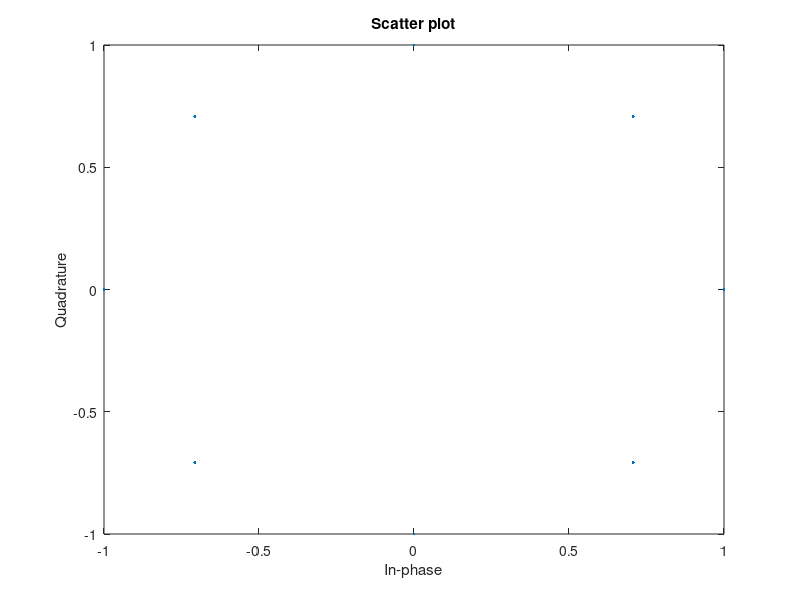

The MATLAB script that drew this image: (Note: this script raises an error after producing the figure.)
clc
clear all
close all

Fs = 80e6;
Fc = 10e6; %carrier freq
Fs = 1e6;   % Fs =  1 MHz
Fc = 10*Fs; % Fc = 10 MHz

M = 8;
% data_t = [1 5 2 4 0 7 7 0 7 1 2 4 7 6 0 4 4 3 7 1];
data_t = randi([0 M-1],1e3,1); %symbol rate 1e3
% data_t = randi([0 M-1],10e3,1); %symbol rate 1e3

T = 30; 
data_t = kron(data_t, ones(T,1));

phz = 0;
Rbb_t = pskmod(data_t,M,0, 'bin');

Ibb_t = real(Rbb_t); %in-phase
Qbb_t = imag(Rbb_t);

scatterplot(Rbb_t)
% return
% figure(1)
% plot(data_t)
% title('data')
% xlabel('t')
% ylabel('Amplitude')
% figure(2)
% plot(Ibb_t)
% title('In- Phase')
% xlabel('t')
% ylabel('Amplitude')
% figure(3)
% plot(Qbb_t)
% title('Quadrature')
% xlabel('t')
% ylabel('Amplitude')
% 
% figure(4)
% scatterplot(Rbb_t,[],[],'b*')
% title('Constellation diagram')
% axis([-2 2 -2 2])
% 


close all
figure(5)
pwelch(data_t,[],[],[],Fs,'centered')




% hold on

txfilter = comm.RaisedCosineTransmitFilter('OutputSamplesPerSymbol', 1);
filteredData_I = txfilter(Ibb_t);
filteredData_Q = txfilter(Qbb_t);
IQ_bb = filteredData_I + 1j.*filteredData_Q;

scatterplot(IQ_bb)

figure(7)
pwelch(IQ_bb,[],[],[],Fs,'centered')

% return
t = linspace(0, 1/Fc, length(IQ_bb))';
n = 0:length(t)-1;
n = n';
RF_out = real(IQ_bb.*exp(1j*2*pi*Fc/Fs.*n));
figure(8)
pwelch(RF_out,[],[],[],Fs, 'centered')
figure(9)
pwelch(filteredData_I,[],[],[],Fs, 'centered')
figure(10)
pwelch(filteredData_I,[],[],[],Fs, 'centered')


% 
%-------------------------------------------------------------------------
%receiver
%-------------------------------------------------------------------------
I_down = 2*RF_out.*cos(2*pi*Fc/Fs.*n);
Q_down = -2*RF_out.*sin(2*pi*Fc/Fs.*n);
% BW = 0.334e6;
BW = 10e6;
% return

figure(11)
disp('Figure 11 - downconversion')
subplot(211)
pwelch(I_down,[],[],[],Fs, 'centered')
title('In-phase power spectrum')
subplot(212)
pwelch(Q_down,[],[],[],Fs, 'centered')
title('Quadrature power spectrum')

I_down_filtered = lowpass(I_down,BW,2*Fs,'ImpulseResponse','iir','Steepness',0.95);
Q_down_filtered = lowpass(Q_down,BW,2*Fs,'ImpulseResponse','iir','Steepness',0.95);

figure(12)
subplot(211)
pwelch(I_down_filtered,[],[],[],Fs, 'centered')
subplot(212)
pwelch(I_down_filtered,[],[],[],Fs, 'centered')


I_down_filtered = txfilter(I_down_filtered);
Q_down_filtered = txfilter(Q_down_filtered);

figure(13)
subplot(211)
pwelch(I_down_filtered,[],[],[],Fs, 'centered')
subplot(212)
pwelch(Q_down_filtered,[],[],[],Fs, 'centered')


Rbb_r = I_down_filtered + 1j*Q_down_filtered;
scatterplot(Rbb_r)
evm = comm.EVM('MaximumEVMOutputPort',true,...
    'XPercentileEVMOutputPort',true, 'XPercentileValue',90,...
    'SymbolCountOutputPort',true);


[rmsEVM,maxEVM,pctEVM,numSym] = evm(Rbb_t,Rbb_r);


% x1_f=fft(y);  
% x1_f=fftshift(x1_f, 1024);
% N_x1=length(x1_f);
% nx_f=[-0.5:1/N_x1:(0.5)-(1/(2*N_x1))]; % frequency index
% 
% figure(9)
% plot(nx_f,(abs(x1_f)));
% % xlim([0 0.5])
% 




% data = (0:M-1);
% symgray = pskmod(data,M,phz,'gray');
% mapgray = pskdemod(symgray,M,phz,'gray');
% symbin = pskmod(data,M,phz,'bin');
% mapbin = pskdemod(symbin,M,phz,'bin');
% 
% scatterplot(symgray,1,0,'b*');
% title('Binary coded constellation diagram')
% for k = 1:M
%     text(real(symbin(k))-0.2,imag(symbin(k))-.15,...
%         dec2base(int32(mapbin(k)),2,3));
%     text(real(symbin(k))-0.2,imag(symbin(k))-.3,...
%         num2str(mapbin(k)));
% end
% axis([-2 2 -2 2])
% 
% scatterplot(symgray,1,0,'b*');
% title('Gray coded constellation diagram')
% for k = 1:M
%     text(real(symgray(k))-0.2,imag(symgray(k))+.15,...
%         dec2base(int32(mapgray(k)),2,3));
%      text(real(symgray(k))-0.2,imag(symgray(k))+.3,...
%          num2str(mapgray(k)));
% end
% axis([-2 2 -2 2])
% 




